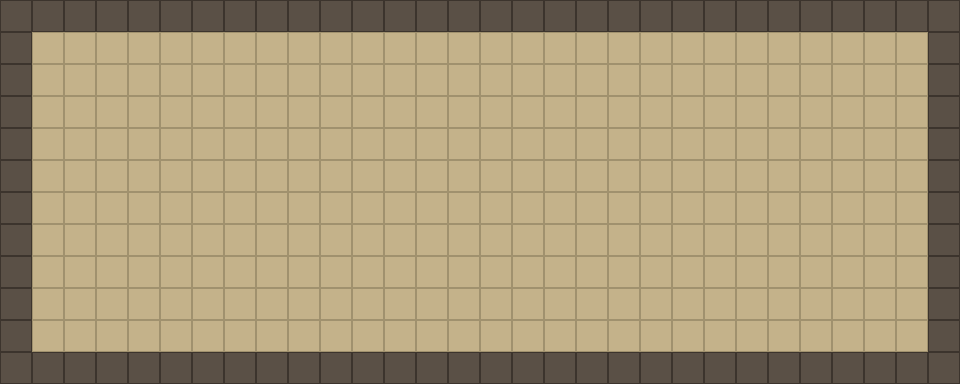

The image is a tile-based game level rendered from a .tmx file. Its description and complete source (layers, tilesets, objects, tile grids) follow:
An orthogonal 30x12 tile map with 32x32 px tiles, 1 tile layer (Ground) and 4 objects (2x EnemySpawn, 2x Door).

<map version="1.10" tiledversion="1.11.0" orientation="orthogonal" renderorder="right-down" width="30" height="12" tilewidth="32" tileheight="32" infinite="0" nextlayerid="3" nextobjectid="7">
 <tileset firstgid="1" name="tileset_placeholder" tilewidth="32" tileheight="32" tilecount="2" columns="2">
  <image source="../tileset_placeholder.png" width="64" height="32" />
 </tileset>
 <layer id="1" name="Ground" width="30" height="12">
  <data encoding="csv">
2,2,2,2,2,2,2,2,2,2,2,2,2,2,2,2,2,2,2,2,2,2,2,2,2,2,2,2,2,2,
2,1,1,1,1,1,1,1,1,1,1,1,1,1,1,1,1,1,1,1,1,1,1,1,1,1,1,1,1,2,
2,1,1,1,1,1,1,1,1,1,1,1,1,1,1,1,1,1,1,1,1,1,1,1,1,1,1,1,1,2,
2,1,1,1,1,1,1,1,1,1,1,1,1,1,1,1,1,1,1,1,1,1,1,1,1,1,1,1,1,2,
2,1,1,1,1,1,1,1,1,1,1,1,1,1,1,1,1,1,1,1,1,1,1,1,1,1,1,1,1,2,
2,1,1,1,1,1,1,1,1,1,1,1,1,1,1,1,1,1,1,1,1,1,1,1,1,1,1,1,1,2,
2,1,1,1,1,1,1,1,1,1,1,1,1,1,1,1,1,1,1,1,1,1,1,1,1,1,1,1,1,2,
2,1,1,1,1,1,1,1,1,1,1,1,1,1,1,1,1,1,1,1,1,1,1,1,1,1,1,1,1,2,
2,1,1,1,1,1,1,1,1,1,1,1,1,1,1,1,1,1,1,1,1,1,1,1,1,1,1,1,1,2,
2,1,1,1,1,1,1,1,1,1,1,1,1,1,1,1,1,1,1,1,1,1,1,1,1,1,1,1,1,2,
2,1,1,1,1,1,1,1,1,1,1,1,1,1,1,1,1,1,1,1,1,1,1,1,1,1,1,1,1,2,
2,2,2,2,2,2,2,2,2,2,2,2,2,2,2,2,2,2,2,2,2,2,2,2,2,2,2,2,2,2
</data>
 </layer>
 <objectgroup id="2" name="Objects">
  <object id="1" type="EnemySpawn" x="200" y="120">
   <point />
  </object>
  <object id="2" type="EnemySpawn" x="700" y="220">
   <point />
  </object>
  <object id="4" name="south_west" type="Door" x="242.009" y="380.564">
   <properties>
    <property name="targetDoorName" value="north_west" />
    <property name="targetRoom" value="maps/test01_west.tmx" />
   </properties>
   <point />
  </object>
  <object id="5" name="south_east" type="Door" x="752.814" y="377.793">
   <properties>
    <property name="targetDoorName" value="north_east" />
    <property name="targetRoom" value="maps/test01_east.tmx" />
   </properties>
   <point />
  </object>
 </objectgroup>
</map>
